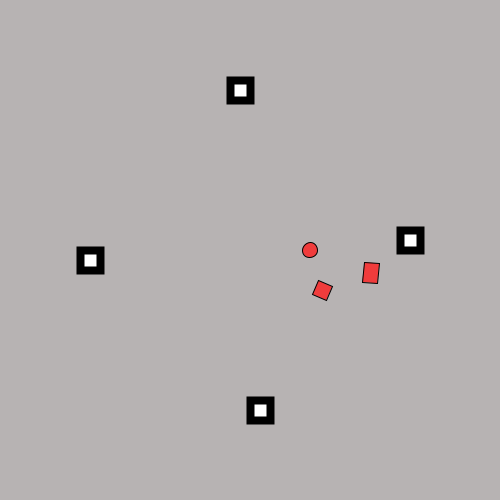
Frame 1 (no input)
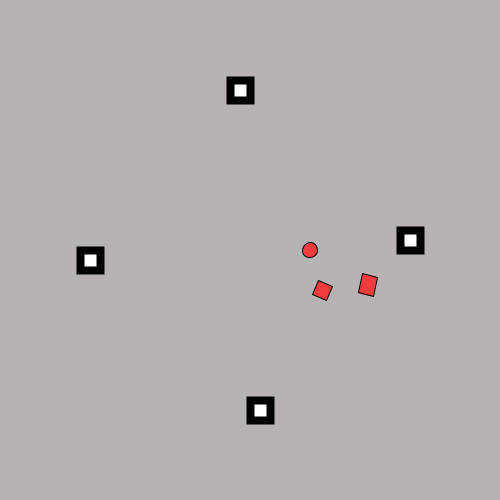
Frame 60 (the mouse pressed at the canvas centre just before this capture)
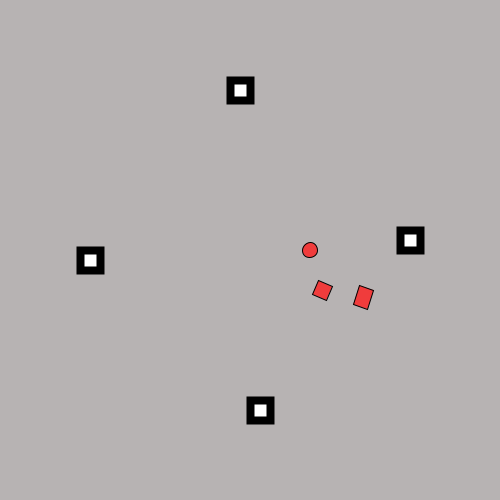
Frame 120 (the mouse held since frame 60 and released just before this capture)

The Processing sketch that drew these frames (run headless with seeded random() and noise(); from frame 60 on, the mouse is pressed at the canvas centre):

// Processing sketch: processing_120132
// ── processing_120132.pde

void setup()
{
 
size(500, 500);
}

void draw()
{
background(183, 179, 179);
translate(width/2, height/2);
fill(255);

for (int i=0; i<360; i+=90) { // 360 Grad in 20° Schritten
pushMatrix();
rotate(radians(i)); // Um i rotieren
translate(0, 150); // Um Radius verschieben
strokeWeight(8);
rect(0, 0, 20, 20);
popMatrix();
}
pushMatrix();
 float sec = map(second(), 0, 60, 0, 360);
 rotate(radians(sec));
 fill(240, 60, 60);
 translate(0, -130);
 strokeWeight(1);
 rect(0, 0, 20, 15);
 popMatrix();

pushMatrix();
 float min = map(minute(), 0, 60, 0, 360);
 rotate(radians(min) );
 fill(240, 60, 60);
 translate(0, -90);
  strokeWeight (1);
 rect(0, 0, 15, 15);
 popMatrix();
 
 pushMatrix();
 float stunde = map(hour(), 0, 12, 0, 360);
 rotate(radians(stunde));
 fill(240, 60, 60);
 translate(0, -60);
  strokeWeight(1);
 ellipse(0, 0, 15, 15);
 popMatrix();
}
